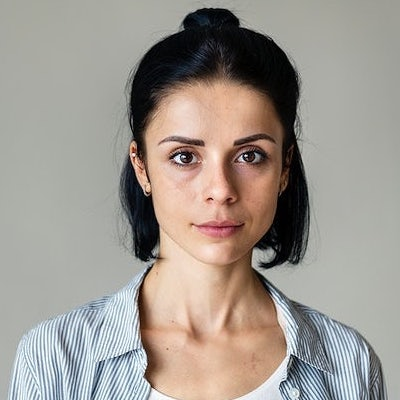
#> input picture input1.jpg, 400 x 400 px
$ python ImageProcessing.py problem1 input1.jpg
#> lines starting #> are read from the running program, lines starting #| are printed output that depends on the picture; after the words box and inside, x2 and y2 are one past the last pixel; in counts of white or black regions, pixels touching at a corner belong together
import cv2
import sys
import numpy as np
from scipy.interpolate import *
import keyboard

# python ImageProcessing.py problem1 input1.jpg
def problem1(image):
    # Initialises image data
#> called with image = 'input1.jpg'
    img = cv2.imread(image).astype(np.float32)
    img_height = img.shape[0]
#> img_height = 400
    img_width = img.shape[1]
#> img_width = 400

    # Creates mask using polygon formed by pts
    pts = np.array([[40*img_width/100, 0], [52*img_width/100, 0], [82*img_width/100, img_height], [75*img_width/100, img_height]], np.int32)
    initial_mask = np.zeros_like(img)
    initial_mask = cv2.fillPoly(initial_mask, [pts], (1, 1, 1))

    # Called to by trackbars when they are changed
    def empty(x):
        pass

    # Initialize trackbar data
    cv2.namedWindow("TrackBars")
    cv2.resizeWindow("TrackBars", 640, 240)
    cv2.createTrackbar("mode", "TrackBars", 0, 1, empty)
    cv2.createTrackbar("image_wht", "TrackBars", 75, 100, empty)
    cv2.createTrackbar("mask_wht", "TrackBars", 35, 100, empty)
    cv2.createTrackbar("blend_wht", "TrackBars", 35, 200, empty)
    cv2.createTrackbar("clr_shift", "TrackBars", 5, 360, empty)
    cv2.createTrackbar("clr_step", "TrackBars", 5, 20, empty)

    # While loop until Trackbars is closed
    while cv2.getWindowProperty("TrackBars", 0) >= 0:

        # Retrieves trackbar values
        mode = cv2.getTrackbarPos("mode", "TrackBars")
        image_weight = cv2.getTrackbarPos("image_wht", "TrackBars")
        mask_weight = cv2.getTrackbarPos("mask_wht", "TrackBars")
        blend_weight = cv2.getTrackbarPos("blend_wht", "TrackBars")
        blend_weight_mod = blend_weight % 2  # Ensures that even numbers aren't chosen for gaussian blur
        if blend_weight_mod == 0:
            blend_weight += 1
        rainbow_shift = cv2.getTrackbarPos("clr_shift", "TrackBars")
        rainbow_step = cv2.getTrackbarPos("clr_step", "TrackBars")

        # Performs gaussian blur on mask to remove harsh edges
        mask = cv2.GaussianBlur(initial_mask, (blend_weight, blend_weight), 0)
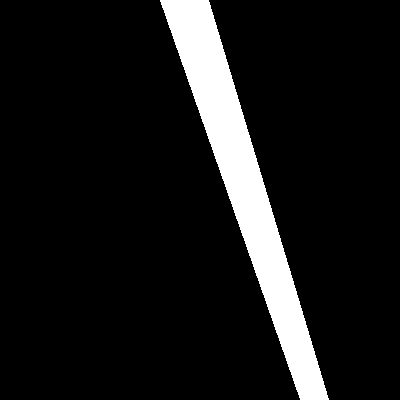
#> initial_mask: shape (400, 400, 3) float32; values 0 (black) and 1 (white), 9.8% white; 1 white region, box (x1, y1, x2, y2) and area: (160, 0, 329, 400) 15600
        # Multiplies mask with image
        mask = cv2.multiply(img, mask)
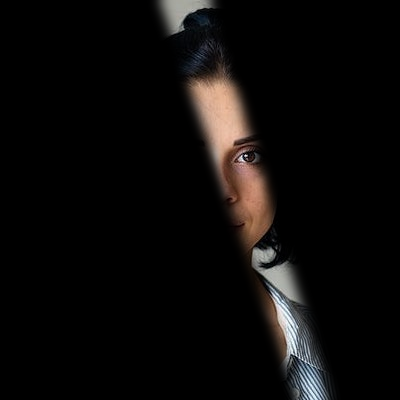
#> mask: shape (400, 400, 3) float32; mean B, G, R 10, 10.8, 12.5

        if mode == 1:  # RAINBOW MODE
            # Converts mask to HSV and extracts hue, saturation and value
            mask_HSV = cv2.cvtColor(mask, cv2.COLOR_BGR2HSV)
            h, s, v = cv2.split(mask_HSV)

            # Creates colour gradient array
            gradient_array = [(i*rainbow_step) + rainbow_shift for i in range(0, img_width)]
            # Creates gradient matrix where every row is the gradient array
            gradient_matrix = [gradient_array for i in range(img_height)]

            # Assigns new hue to gradient matrix
            h = np.asmatrix(gradient_matrix, np.float32)
            # Gives saturation max value so colours are vivid
            s = np.full((img_height, img_width), 1, np.float32)

            # Creates new rainbow mask
            mask = cv2.merge([h, s, v])
            # Converts mask back to BGR
            mask = cv2.cvtColor(mask, cv2.COLOR_HSV2BGR)

        # Adds mask to image with weighting
        image_component = image_weight * img / 100
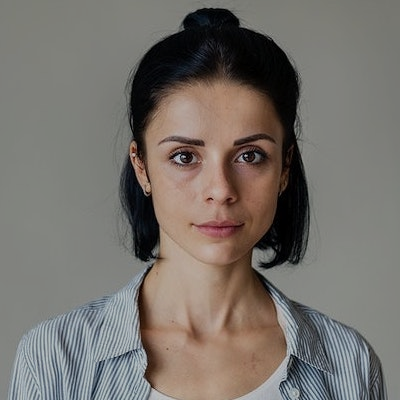
#> image_component: shape (400, 400, 3) float32; mean B, G, R 107.9, 113.4, 118.8
        mask_component = mask_weight * mask / 100
        # Clips values to correct range
        result_img = np.clip(image_component + mask_component, 0, 255)
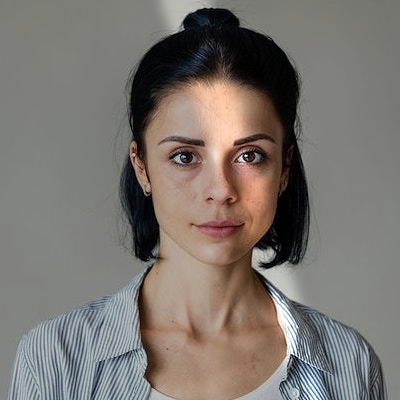
#> result_img: shape (400, 400, 3) float32; mean B, G, R 111.4, 117.2, 123.2

        # Shows result
        cv2.imshow("result_img", result_img.astype(np.uint8))
        cv2.waitKey(1)

        # Checks for 'p' press
        if keyboard.is_pressed('p'):
            cv2.imwrite("problem1.jpg", result_img.astype((np.uint8)))
    cv2.destroyAllWindows()

# python ImageProcessing.py problem2 input1.jpg
# [412 lines left out: functions problem2, problem3, problem4, not called in this run]

if __name__ == '__main__':
    globals()[sys.argv[1]](sys.argv[2])

$ run again, with input2.jpg copied over input1.jpg
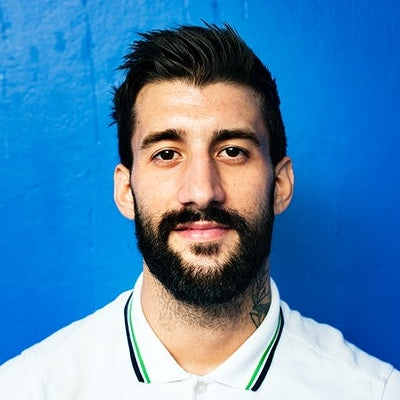
#> input picture input2.jpg, 400 x 400 px
#> initial_mask: shape (400, 400, 3) float32; values 0 (black) and 1 (white), 9.8% white; 1 white region, box (x1, y1, x2, y2) and area: (160, 0, 329, 400) 15600
#> in problem1, `mask = cv2.multiply(img, mask)`:
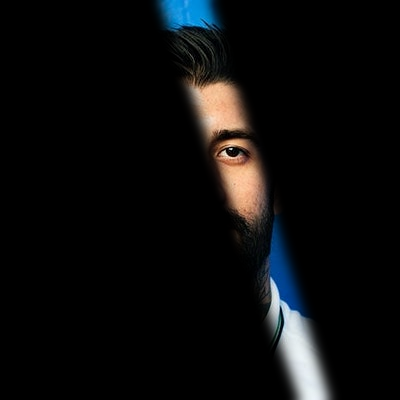
#> mask: shape (400, 400, 3) float32; mean B, G, R 12.2, 11.9, 11.6
#> in problem1, `result_img = np.clip(image_component + mask_component, 0, 255)`:
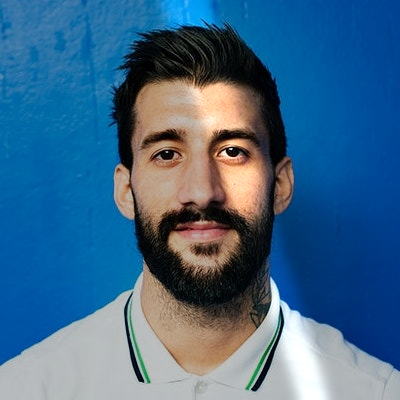
#> result_img: shape (400, 400, 3) float32; mean B, G, R 136.8, 104, 63.1

$ run again, with input3.jpg copied over input1.jpg
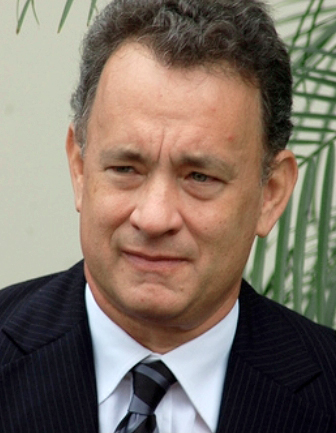
#> input picture input3.jpg, 336 x 433 px
#> in problem1, `mask = cv2.GaussianBlur(initial_mask, (blend_weight, blend_weight), 0)`:
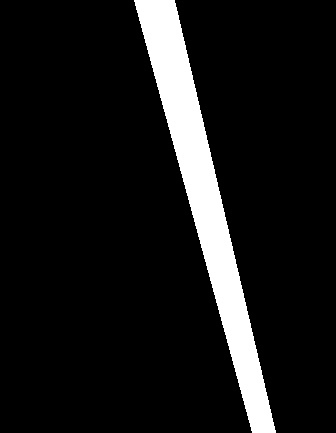
#> initial_mask: shape (433, 336, 3) float32; values 0 (black) and 1 (white), 9.7% white; 1 white region, box (x1, y1, x2, y2) and area: (134, 0, 276, 433) 14073
#> in problem1, `result_img = np.clip(image_component + mask_component, 0, 255)`:
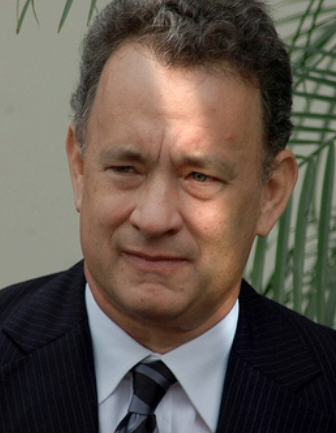
#> result_img: shape (433, 336, 3) float32; mean B, G, R 78.7, 88.4, 99.1
